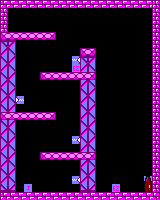

A level layout from a 2D game, rendered from its tile map. Below: a short description, then the map file with its tile-grid data intact:
An orthogonal 20x25 tile map with 8x8 px tiles, 1 tile layer (Capa de Patrones 1).

<map version="1.2" tiledversion="1.2.4" orientation="orthogonal" renderorder="right-down" width="20" height="25" tilewidth="8" tileheight="8" infinite="0" nextlayerid="2" nextobjectid="1">
 <tileset firstgid="1" source="tileset_juego.tsx" />
 <layer id="1" name="Capa de Patrones 1" width="20" height="25">
  <data encoding="csv">
2,3,3,3,3,3,3,3,3,3,3,3,3,3,3,3,3,3,3,8,
8,0,0,0,0,0,0,0,0,0,0,0,0,0,0,0,0,0,0,8,
8,0,0,0,0,0,0,0,0,0,0,0,0,0,0,0,0,0,0,8,
8,0,0,0,0,0,0,0,0,0,0,0,0,0,0,0,0,0,0,8,
22,23,23,23,23,23,24,0,0,0,0,0,0,0,0,0,0,0,0,8,
10,9,0,0,0,0,0,0,0,0,0,0,0,0,0,0,0,0,0,8,
20,19,0,0,0,0,0,0,0,0,22,24,0,0,0,0,0,0,0,8,
19,20,0,0,0,0,0,0,0,44,10,9,0,0,0,0,0,0,0,8,
20,19,0,0,0,0,0,0,0,48,20,19,0,0,0,0,0,0,0,8,
19,20,0,0,0,22,23,23,23,23,23,24,0,0,0,0,0,0,0,8,
20,19,0,0,0,0,0,0,0,0,20,19,0,0,0,0,0,0,0,8,
19,20,0,0,0,0,0,0,0,0,19,20,0,0,0,0,0,0,0,8,
20,19,43,0,0,0,0,0,0,0,20,19,0,0,0,0,0,0,0,8,
19,20,0,0,0,0,0,0,0,0,19,20,0,0,0,0,0,0,0,8,
22,23,23,23,23,23,24,0,0,0,20,19,0,0,0,0,0,0,0,8,
19,20,0,0,0,0,0,0,0,0,19,20,0,0,0,0,0,0,0,8,
20,19,0,0,0,0,0,0,0,0,20,19,0,0,0,0,0,0,0,8,
19,20,0,0,0,0,0,0,0,44,19,20,0,0,0,0,0,0,0,8,
20,19,0,0,0,0,0,0,0,0,20,19,0,0,0,0,0,0,0,8,
19,20,0,0,0,22,23,23,23,23,23,24,0,0,0,0,0,0,0,8,
20,19,0,0,0,0,0,0,0,0,20,19,0,0,0,0,0,0,0,8,
19,20,0,0,0,0,0,0,0,0,19,20,0,0,0,0,0,0,0,8,
20,19,0,0,0,0,0,0,0,44,20,19,0,0,0,0,0,0,39,8,
30,29,0,46,0,0,0,0,0,0,30,29,0,0,48,0,0,0,40,8,
2,3,3,3,3,3,3,3,3,3,3,3,3,3,3,3,3,3,3,4
</data>
 </layer>
</map>
